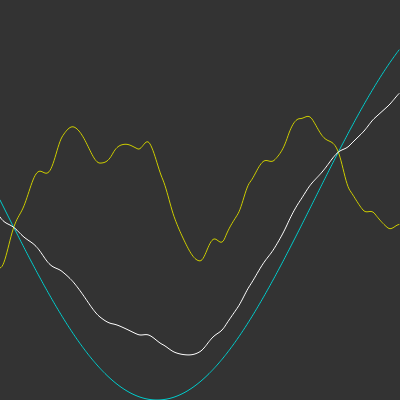
Frame 1 (no input)
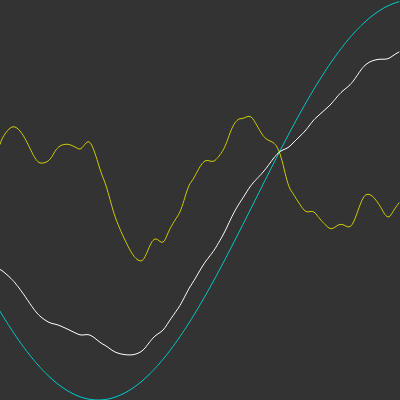
Frame 60 (no input)
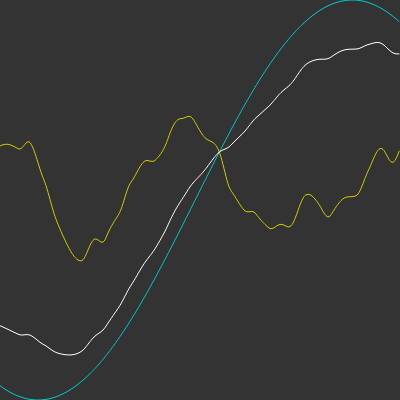
Frame 120 (the mouse pressed at the canvas centre since frame 60)

The p5.js sketch that drew these frames (run headless with seeded random() and noise() and a simulated clock; from frame 60 on, the mouse is pressed at the canvas centre):

// p5.js sketch
// ── sketch.js
var xoff = 0;
var yoff = 10000;
var inc = 0.01;
var start = 0;

function setup() {
  createCanvas(400, 400);
}

function draw() {
  background(51);



  //sin wave generator.
  stroke(0, 204, 204);
  noFill();
  beginShape();
  yoff = start;
  for (var x = 0; x < width; x++) {
    //stroke(255);
    var y = height/2 + sin(yoff) * height / 2;

    vertex(x, y);
    yoff += inc;
  }
  endShape();

  // -> do this once below
  //start += inc;

  //One dimensional terain generator.
  stroke(204, 204, 0);
  noFill();
  beginShape();
  yoff = start;
  for (var x = 0; x < width; x++) {
    //stroke(255);
    var y = noise(yoff) * height;

    vertex(x, y);
    yoff += inc;
  }
  endShape();

  //ADD the two.
  stroke(255);
  noFill();
  beginShape();
  yoff = start;
  for (let x = 0; x < width; x++) {
    let n = map(noise(yoff), 0, 1, -50, 50);
    let s = map(sin(yoff), -1, 1, 50, height-50);  //compress it a little s y fits.
    let y = s + n;

    // let y = random(height);
    // let y = height / 2 + sin(xoff) * height / 2;
    // let y = noise(xoff) * 100 + height / 2 + sin(xoff) * height / 2;
    vertex(x, y);

    yoff += inc;
  }
  endShape();

  start += inc;

  //noLoop();

  // vertical bars
  // stroke(255);
  // noFill();
  // beginShape();
  // for (var x = 0; x < width; x++) {
  //   stroke(255);
  //   vertex(x, random(height));
  // }
  // endShape();
  // noLoop();

  //Ball moving around the screen
  // var x = map(noise(xoff), 0, 1, 0, width);
  // var y = map(noise(yoff), 0, 1, 0, height);
  // ellipse(x, y, 24, 24);
  //
  // xoff += 0.01
  // yoff += 0.01
}
